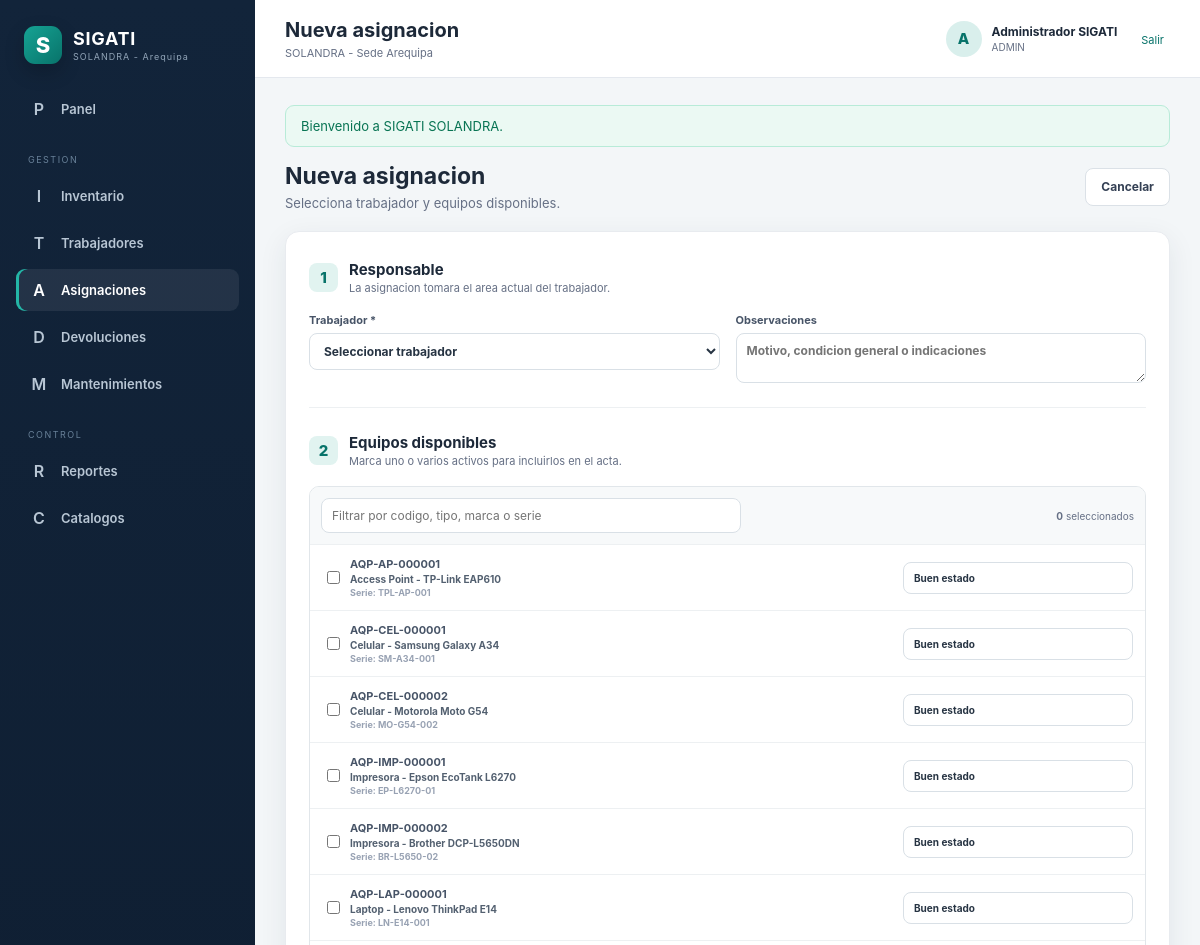
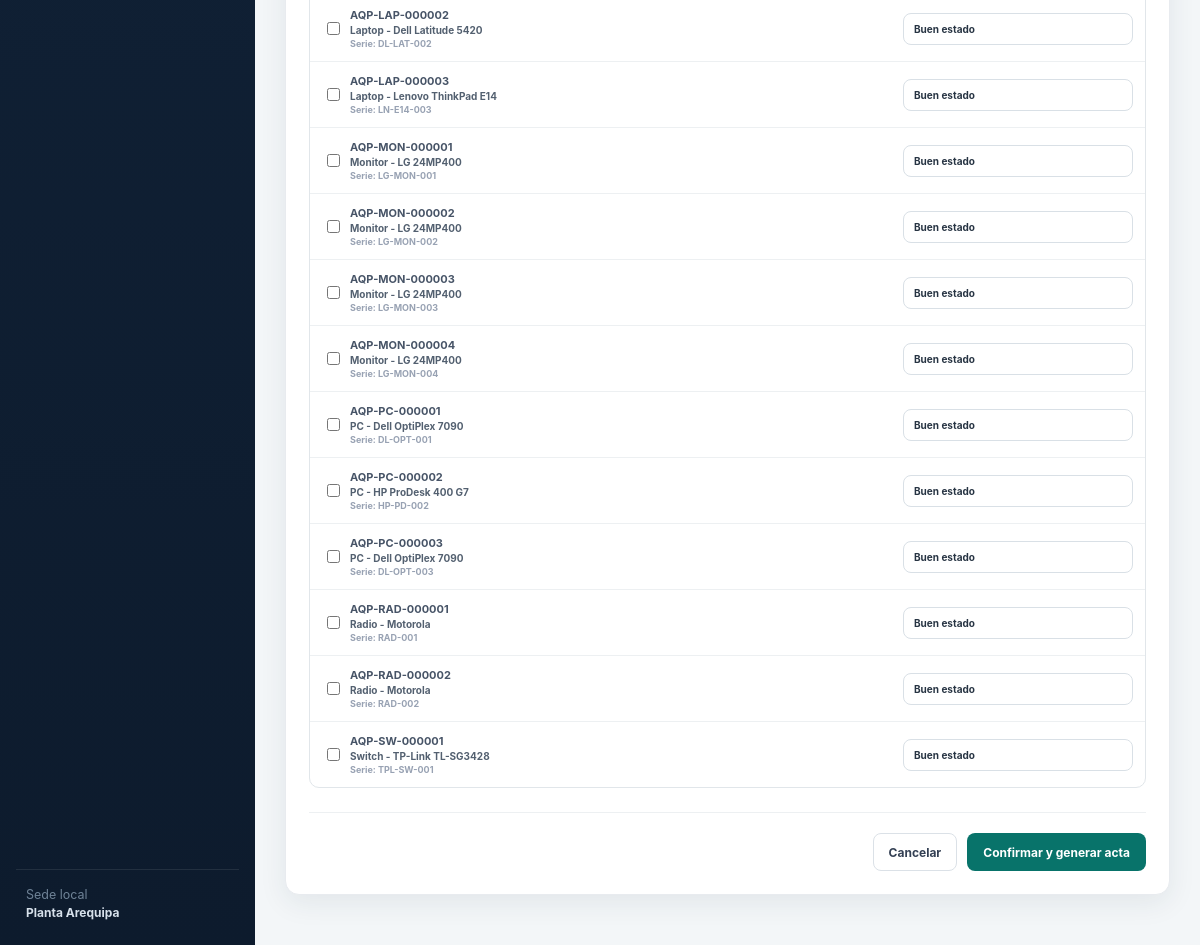
Page /sigati_solandra/public/asignaciones/crear (signed in) on the committed database (2 pictures, top to bottom).
### tables this page shows
CREATE TABLE activos (
  id BIGINT UNSIGNED AUTO_INCREMENT PRIMARY KEY,
  uuid CHAR(36) NULL UNIQUE,
  codigo_activo VARCHAR(40) NOT NULL UNIQUE,
  codigo_anterior VARCHAR(80) NULL,
  tipo_activo_id INT UNSIGNED NOT NULL,
  marca_id INT UNSIGNED NULL,
  modelo_id INT UNSIGNED NULL,
  estado_id INT UNSIGNED NOT NULL,
  area_actual_id INT UNSIGNED NULL,
  ubicacion_id INT UNSIGNED NULL,
  trabajador_actual_id INT UNSIGNED NULL,
  numero_serie VARCHAR(150) NULL,
  nombre_equipo VARCHAR(120) NULL,
  direccion_ip VARCHAR(45) NULL,
  direccion_mac VARCHAR(30) NULL,
  imei1 VARCHAR(30) NULL,
  imei2 VARCHAR(30) NULL,
  numero_telefono VARCHAR(30) NULL,
  fecha_compra DATE NULL,
  numero_factura VARCHAR(80) NULL,
  proveedor_id INT UNSIGNED NULL,
  costo DECIMAL(12,2) NULL,
  fin_garantia DATE NULL,
  observaciones TEXT NULL,
  activo TINYINT(1) NOT NULL DEFAULT 1,
  creado_por INT UNSIGNED NULL,
  actualizado_por INT UNSIGNED NULL,
  creado_en TIMESTAMP NOT NULL DEFAULT CURRENT_TIMESTAMP,
  actualizado_en TIMESTAMP NULL DEFAULT CURRENT_TIMESTAMP ON UPDATE CURRENT_TIMESTAMP,
  INDEX ix_assets_search (codigo_activo,codigo_anterior,numero_serie),
  INDEX ix_assets_status (estado_id),
  INDEX ix_assets_area (area_actual_id),
  INDEX ix_assets_employee (trabajador_actual_id),
  CONSTRAINT fk_assets_type FOREIGN KEY (tipo_activo_id) REFERENCES tipos_activo(id),
  CONSTRAINT fk_assets_brand FOREIGN KEY (marca_id) REFERENCES marcas(id),
  CONSTRAINT fk_assets_model FOREIGN KEY (modelo_id) REFERENCES modelos(id),
  CONSTRAINT fk_assets_status FOREIGN KEY (estado_id) REFERENCES estados_activo(id),
  CONSTRAINT fk_assets_area FOREIGN KEY (area_actual_id) REFERENCES areas(id),
  CONSTRAINT fk_assets_location FOREIGN KEY (ubicacion_id) REFERENCES ubicaciones(id),
  CONSTRAINT fk_assets_employee FOREIGN KEY (trabajador_actual_id) REFERENCES trabajadores(id),
  CONSTRAINT fk_assets_supplier FOREIGN KEY (proveedor_id) REFERENCES proveedores(id),
  CONSTRAINT fk_assets_created_by FOREIGN KEY (creado_por) REFERENCES usuarios(id),
  CONSTRAINT fk_assets_updated_by FOREIGN KEY (actualizado_por) REFERENCES usuarios(id)
);

CREATE TABLE tipos_activo (
  id INT UNSIGNED AUTO_INCREMENT PRIMARY KEY,
  nombre VARCHAR(100) NOT NULL UNIQUE,
  prefijo VARCHAR(8) NOT NULL UNIQUE,
  activo TINYINT(1) NOT NULL DEFAULT 1,
  creado_en TIMESTAMP NOT NULL DEFAULT CURRENT_TIMESTAMP
);

CREATE TABLE marcas (
  id INT UNSIGNED AUTO_INCREMENT PRIMARY KEY,
  nombre VARCHAR(100) NOT NULL UNIQUE,
  activo TINYINT(1) NOT NULL DEFAULT 1
);

CREATE TABLE modelos (
  id INT UNSIGNED AUTO_INCREMENT PRIMARY KEY,
  marca_id INT UNSIGNED NULL,
  nombre VARCHAR(120) NOT NULL,
  activo TINYINT(1) NOT NULL DEFAULT 1,
  UNIQUE KEY uq_model_brand (marca_id,nombre),
  CONSTRAINT fk_models_brand FOREIGN KEY (marca_id) REFERENCES marcas(id)
);

### app/Vistas/asignaciones.php (called while the page is built, shortened)
<?php
$modo = $modo ?? 'listado';
$activos = $activos ?? [];
$parciales = [
    'listado' => 'index',
    'detalle' => 'detalle',
    'formulario' => 'formulario',
];
$parcial = $parciales[$modo] ?? $parciales['listado'];
$rutaParcial = __DIR__.'/asignaciones/'.$parcial.'.php';
require $rutaParcial;

### app/Controladores/AsignacionControlador.php (called while the page is built, shortened)
<?php
final class AsignacionControlador extends Controlador
{
    public function crear(): void
    {
        $this->vista('asignaciones', [
            'modo' => 'formulario',
            'titulo' => 'Nueva asignacion',
            'trabajadores' => (new Trabajador())->listar(),
            'activos' => (new Activo())->disponibles(),
        ]);
    }
}

### public/index.php (called while the page is built, shortened)
<?php
$root = dirname(__DIR__);
require $root.'/app/Nucleo/nucleo.php';
require $root.'/app/Nucleo/ayudantes.php';
$router = new Router();
$router->get('/ingreso', [AutenticacionControlador::class, 'formularioIngreso']);
$router->post('/ingreso', [AutenticacionControlador::class, 'ingresar']);
$router->post('/salir', [AutenticacionControlador::class, 'salir']);
$router->get('/', [PanelControlador::class, 'inicio']);
$router->get('/activos', [ActivoControlador::class, 'listado']);
$router->get('/activos/crear', [ActivoControlador::class, 'crear']);
$router->post('/activos', [ActivoControlador::class, 'guardar']);
$router->get('/activos/importar', [ActivoControlador::class, 'formularioImportacion']);
$router->post('/activos/importar', [ActivoControlador::class, 'importarCsv']);
$router->get('/activos/{id}/editar', [ActivoControlador::class, 'editar']);
$router->post('/activos/{id}', [ActivoControlador::class, 'actualizar']);
$router->get('/activos/{id}/qr', [CodigoQrControlador::class, 'ver']);
$router->get('/activos/{id}', [ActivoControlador::class, 'ver']);
$router->get('/trabajadores', [TrabajadorControlador::class, 'listado']);
$router->get('/trabajadores/crear', [TrabajadorControlador::class, 'crear']);
$router->post('/trabajadores', [TrabajadorControlador::class, 'guardar']);
$router->get('/trabajadores/{id}/editar', [TrabajadorControlador::class, 'editar']);
$router->post('/trabajadores/{id}', [TrabajadorControlador::class, 'actualizar']);
$router->get('/asignaciones', [AsignacionControlador::class, 'listado']);
$router->get('/asignaciones/crear', [AsignacionControlador::class, 'crear']);
$router->post('/asignaciones', [AsignacionControlador::class, 'guardar']);
$router->get('/asignaciones/{id}/imprimir', [AsignacionControlador::class, 'imprimir']);
$router->get('/asignaciones/{id}/pdf', [AsignacionControlador::class, 'pdf']);
$router->get('/asignaciones/{id}', [AsignacionControlador::class, 'ver']);
$router->get('/devoluciones', [DevolucionControlador::class, 'listado']);
$router->get('/devoluciones/crear', [DevolucionControlador::class, 'crear']);
$router->post('/devoluciones', [DevolucionControlador::class, 'guardar']);
$router->get('/devoluciones/{id}/imprimir', [DevolucionControlador::class, 'imprimir']);
$router->get('/devoluciones/{id}/pdf', [DevolucionControlador::class, 'pdf']);
$router->get('/devoluciones/{id}', [DevolucionControlador::class, 'ver']);
$router->get('/mantenimientos', [MantenimientoControlador::class, 'listado']);
$router->get('/mantenimientos/crear', [MantenimientoControlador::class, 'crear']);
$router->post('/mantenimientos', [MantenimientoControlador::class, 'guardar']);
$router->post('/mantenimientos/{id}/cerrar', [MantenimientoControlador::class, 'cerrar']);
$router->get('/catalogos', [CatalogoControlador::class, 'listado']);
$router->post('/catalogos/{table}', [CatalogoControlador::class, 'guardar']);
$router->get('/reportes/inventario', [ReporteControlador::class, 'inventario']);
$router->get('/reportes/inventario/csv', [ReporteControlador::class, 'exportarCsv']);
$router->dispatch();

### app/Nucleo/ayudantes.php (called while the page is built, shortened)
<?php
function config(string $clave, mixed $default = null): mixed
{
    return Config::obtener($clave, $default);
}
function url(string $ruta = ''): string
{
    $base = rtrim((string) config('aplicacion.url_base'), '/');
    return $base.($ruta !== '' ? '/'.ltrim($ruta, '/') : '');
}
function e(mixed $valor): string
{
    return htmlspecialchars((string) $valor, ENT_QUOTES, 'UTF-8');
}

### app/Modelos/Activo.php (called while the page is built, shortened)
<?php
final class Activo extends ModeloBase
{
    public function disponibles(): array
    {
        return $this->db
            ->query(
                "SELECT a.id, a.codigo_activo, a.numero_serie, t.nombre nombre_tipo,
                        b.nombre nombre_marca, m.nombre nombre_modelo
                 FROM activos a
                 JOIN tipos_activo t ON t.id = a.tipo_activo_id
                 JOIN estados_activo s ON s.id = a.estado_id
                 LEFT JOIN marcas b ON b.id = a.marca_id
                 LEFT JOIN modelos m ON m.id = a.modelo_id
                 WHERE a.activo = 1 AND s.codigo = 'DISPONIBLE'
                 ORDER BY t.nombre, a.codigo_activo"
            )
            ->fetchAll();
    }
}

### app/Vistas/asignaciones/formulario.php (the view, shortened to what this page needs)
<div class="page-actions">
        <div>
            <h2>Nueva asignacion</h2>
            <p>Selecciona trabajador y equipos disponibles.</p>
        </div>
        <a class="btn btn-light" href="<?= url('asignaciones') ?>">Cancelar</a>
    </div>
    <form class="form-card" method="post" action="<?= url('asignaciones') ?>">
        <div class="form-section">
            <div class="section-title">
                <span>1</span>
                <div>
                    <h3>Responsable</h3>
                    <p>La asignacion tomara el area actual del trabajador.</p>
                </div>
            </div>
            <div class="form-grid cols-2">
                <label>
                    Trabajador *
                    <select name="trabajador_id" id="employeeSelect" required>
                        <option value="">Seleccionar trabajador</option>
                    </select>
                </label>
                <label>
                    Observaciones
                    <textarea
                        name="observaciones"
                        rows="2"
                        placeholder="Motivo, condicion general o indicaciones"
                    ></textarea>
                </label>
            </div>
        </div>
        <div class="form-section">
            <div class="section-title">
                <span>2</span>
                <div>
                    <h3>Equipos disponibles</h3>
                    <p>Marca uno o varios activos para incluirlos en el acta.</p>
                </div>
            </div>
            <div class="asset-picker">
                <div class="picker-search">
                    <input type="search" placeholder="Filtrar por codigo, tipo, marca o serie" data-filter-activos>
                    <span><b data-selected-count>0</b> seleccionados</span>
                </div>
                <?php foreach ($activos as $activo): ?>
                    <label class="picker-item" data-activo-fila>
                        <input type="checkbox" name="activo_ids[]" value="<?= $activo['id'] ?>" data-activo-check>
                        <div>
                            <strong><?= e($activo['codigo_activo']) ?></strong>
                            <span><?= e($activo['nombre_tipo'].' - '.trim(($activo['nombre_marca'] ?? '').' '.($activo['nombre_modelo'] ?? ''))) ?></span>
                            <small>Serie: <?= e($activo['numero_serie'] ?: '-') ?></small>
                        </div>
                        <input
                            class="condition-input"
                            name="condicion[<?= $activo['id'] ?>]"
                            value="Buen estado"
                            placeholder="Condicion de entrega"
                        >
                    </label>
                <?php endforeach; ?>
            </div>
        </div>
        <div class="form-footer">
            <a class="btn btn-light" href="<?= url('asignaciones') ?>">Cancelar</a>
            <button class="btn btn-primary" type="submit">Confirmar y generar acta</button>
        </div>
    </form>

### app/Nucleo/nucleo.php (shortened to what this page needs)
<?php
final class Config
{
    private static array $datos = [];
    public static function obtener(string $clave, mixed $default = null): mixed
    {
        [$archivo, $registro] = array_pad(explode('.', $clave, 2), 2, null);
        if (!isset(self::$datos[$archivo])) {
            $ruta = dirname(__DIR__, 2).'/config/'.$archivo.'.php';
            self::$datos[$archivo] = require $ruta;
        }
        return $registro === null
            ? self::$datos[$archivo]
            : (self::$datos[$archivo][$registro] ?? $default);
    }
}
final class Vista
{
    public static function renderizar(string $vista, array $datos = [], string $plantilla = 'plantilla'): void
    {
        $archivo = dirname(__DIR__).'/Vistas/'.$vista.'.php';
        extract($datos, EXTR_SKIP);
        require $archivo;
    }
}
abstract class Controlador
{
    protected function vista(string $vista, array $datos = [], string $plantilla = 'plantilla'): void
    {
        Vista::renderizar($vista, $datos, $plantilla);
    }
}
final class Router
{
    private array $rutas = [];
    public function get(string $ruta, array $manejador): void
    {
        $this->rutas[] = ['GET', $ruta, $manejador];
    }
    public function post(string $ruta, array $manejador): void
    {
        $this->rutas[] = ['POST', $ruta, $manejador];
    }
    public function dispatch(): void
    {
        $metodo = $_SERVER['REQUEST_METHOD'];
        $uri = parse_url($_SERVER['REQUEST_URI'], PHP_URL_PATH) ?: '/';
        $base = rtrim((string) Config::obtener('aplicacion.url_base'), '/');
        if ($base !== '' && str_starts_with($uri, $base)) {
            $uri = substr($uri, strlen($base));
        }
        $uri = '/'.trim($uri, '/');
        foreach ($this->rutas as [$metodoRuta, $ruta, $manejador]) {
            if ($metodoRuta !== $metodo) {
                continue;
            }
            $pattern = '#^'.preg_replace(
                '#\{[a-zA-Z_][a-zA-Z0-9_]*\}#',
                '([^/]+)',
                rtrim($ruta, '/')
            ).'/?$#';
            if (preg_match($pattern, $uri, $coincidencias)) {
                array_shift($coincidencias);
                [$clase, $accion] = $manejador;
                (new $clase())->$accion(...$coincidencias);
                return;
            }
        }
    }
}

### rows in the picture
activos: codigo_activo "AQP-AP-000001", tipo_activo.nombre "Access Point - TP-Link EAP610", numero_serie "TPL-AP-001"
activos: codigo_activo "AQP-CEL-000001", tipo_activo.nombre "Celular - Samsung Galaxy A34", numero_serie "SM-A34-001"
activos: codigo_activo "AQP-CEL-000002", tipo_activo.nombre "Celular - Motorola Moto G54", numero_serie "MO-G54-002"
activos: codigo_activo "AQP-IMP-000001", tipo_activo.nombre "Impresora - Epson EcoTank L6270", numero_serie "EP-L6270-01"
activos: codigo_activo "AQP-IMP-000002", tipo_activo.nombre "Impresora - Brother DCP-L5650DN", numero_serie "BR-L5650-02"
activos: codigo_activo "AQP-LAP-000001", tipo_activo.nombre "Laptop - Lenovo ThinkPad E14", numero_serie "LN-E14-001"
activos: codigo_activo "AQP-LAP-000002", tipo_activo.nombre "Laptop - Dell Latitude 5420", numero_serie "DL-LAT-002"
activos: codigo_activo "AQP-LAP-000003", tipo_activo.nombre "Laptop - Lenovo ThinkPad E14", numero_serie "LN-E14-003"
activos: codigo_activo "AQP-MON-000001", tipo_activo.nombre "Monitor - LG 24MP400", numero_serie "LG-MON-001"
activos: codigo_activo "AQP-MON-000002", tipo_activo.nombre "Monitor - LG 24MP400", numero_serie "LG-MON-002"
activos: codigo_activo "AQP-MON-000003", tipo_activo.nombre "Monitor - LG 24MP400", numero_serie "LG-MON-003"
activos: codigo_activo "AQP-MON-000004", tipo_activo.nombre "Monitor - LG 24MP400", numero_serie "LG-MON-004"
activos: codigo_activo "AQP-PC-000001", tipo_activo.nombre "PC - Dell OptiPlex 7090", numero_serie "DL-OPT-001"
activos: codigo_activo "AQP-PC-000002", tipo_activo.nombre "PC - HP ProDesk 400 G7", numero_serie "HP-PD-002"
activos: codigo_activo "AQP-PC-000003", tipo_activo.nombre "PC - Dell OptiPlex 7090", numero_serie "DL-OPT-003"
activos: codigo_activo "AQP-RAD-000001", nombre_modelo "Radio - Motorola", numero_serie "RAD-001"
activos: codigo_activo "AQP-RAD-000002", nombre_modelo "Radio - Motorola", numero_serie "RAD-002"
activos: codigo_activo "AQP-SW-000001", tipo_activo.nombre "Switch - TP-Link TL-SG3428", numero_serie "TPL-SW-001"

### other values in the picture
$flash['message'] "Bienvenido a SIGATI SOLANDRA."
